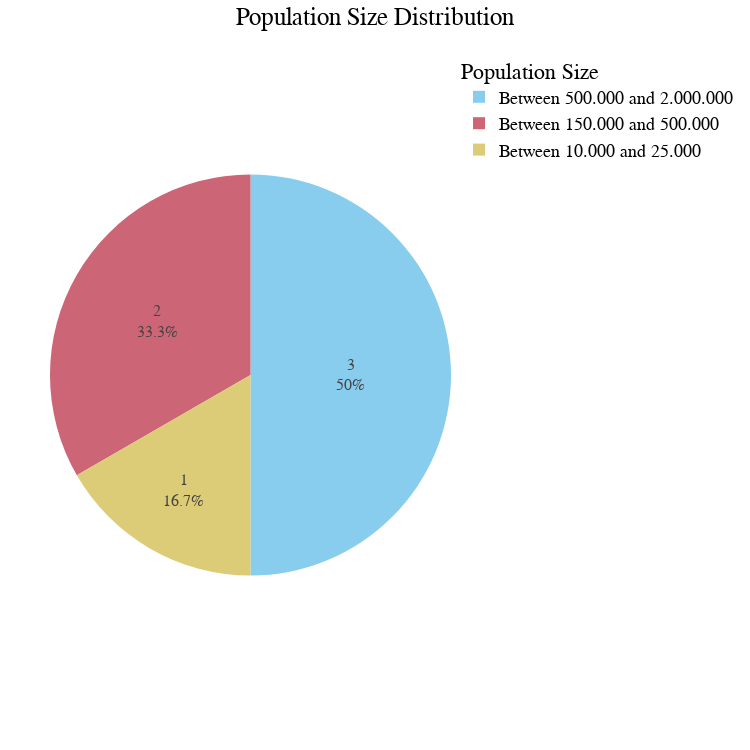

The code cell stored with this chart in its notebook:
### Code cell
import plotly.express as px

# Define the custom order for population size categories
population_order = [
    '> 2.000.000', 
    'Between 500.000 and 2.000.000', 
    'Between 150.000 and 500.000', 
    'Between 50.000 and 150.000', 
    'Between 25.000 and 50.000',
    'Between 10.000 and 25.000', 
    'Between 2.000 and 10.000', 
    '< 2.000'
]


# List of responses for population size from the provided data
population_sizes = df['5. What is the population where you live? (*If you are completing this survey as a fleet operator, public authority, etc. the population of the primary city of your operations / city you represent)'].dropna().value_counts()

# Convert to a pandas DataFrame for easy manipulation
df_population = pd.DataFrame({'Population Size': population_sizes.index, 'Count': population_sizes.values})

# Filter the DataFrame to only include values in the defined order
df_population = df_population[df_population['Population Size'].isin(population_order)]

# Sort the DataFrame based on the custom order
df_population['Population Size'] = pd.Categorical(df_population['Population Size'], categories=population_order, ordered=True)
df_population = df_population.sort_values('Population Size')

# Create a pie chart based on the population size distribution and order them based on the custom order
fig = px.pie(
    df_population,
    names='Population Size',
    values='Count',
    title='Population Size Distribution',
    color_discrete_sequence=px.colors.qualitative.Safe,
    width=750,
    height=750
)

# Apply the preferred layout settings
fig.update_layout(
    title_text='Population Size Distribution',
    title_x=0.5,
    font=dict(
        family="Arial, sans-serif",
        size=18,
        color="black"
    ),
    legend_title_text='Population Size',
    margin=dict(t=50, b=50, l=50, r=50)
)

# Update the traces to ensure the legend follows the correct order
fig.update_traces(
    hoverinfo='label+percent',
    textinfo='value+percent',
    textfont_size=16,
    sort=False  # This ensures that the legend does not get automatically sorted
)

### Figure 1 — Plotly figure (JSON) as saved in the notebook; plotly's stock layout.template omitted (floating-point values rounded to 4 significant figures)
{"data": [{"domain": {"x": [0, 1], "y": [0, 1]}, "hoverinfo": "label+percent", "hovertemplate": "Population Size=%{label}<br>Count=%{value}<extra></extra>", "labels": ["Between 500.000 and 2.000.000", "Between 150.000 and 500.000", "Between 10.000 and 25.000"], "legendgroup": "", "name": "", "showlegend": true, "sort": false, "textfont": {"size": 16}, "textinfo": "value+percent", "type": "pie", "values": [3, 2, 1]}], "layout": {"font": {"color": "black", "family": "Arial, sans-serif", "size": 18}, "height": 750, "legend": {"title": {"text": "Population Size"}, "tracegroupgap": 0}, "margin": {"b": 50, "l": 50, "r": 50, "t": 50}, "piecolorway": ["rgb(136, 204, 238)", "rgb(204, 102, 119)", "rgb(221, 204, 119)", "rgb(17, 119, 51)", "rgb(51, 34, 136)", "rgb(170, 68, 153)", "rgb(68, 170, 153)", "rgb(153, 153, 51)", "rgb(136, 34, 85)", "rgb(102, 17, 0)", "rgb(136, 136, 136)"], "title": {"text": "Population Size Distribution", "x": 0.5}, "width": 750}}
